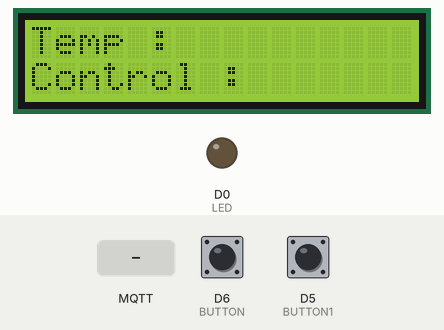
Recording of a sketch running on a simulated ESP8266 (NodeMCU). Parts: 16×2 character LCD, output pins drawn as LEDs (lit = HIGH). The test bench sets the inputs (shaded band); at power-on: D5 (BUTTON1) HIGH, D6 (BUTTON) HIGH. WiFi joins after 1.5 s; servers stay silent unless stated; no MQTT or app messages arrive unless stated; what the sketch prints to the serial monitor is not drawn.

Above: at 2.9 s.
3.0 s: MQTT message "ServerControl" arrives on the first subscribed topic
At 4.1 s:
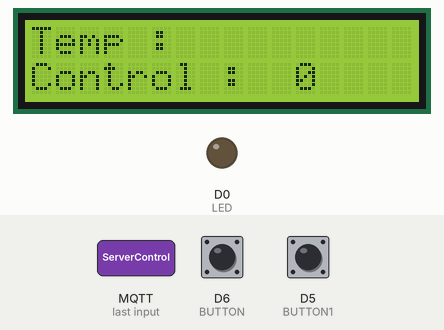
4.5 s: MQTT message "6000" arrives on the first subscribed topic
At 5.4 s:
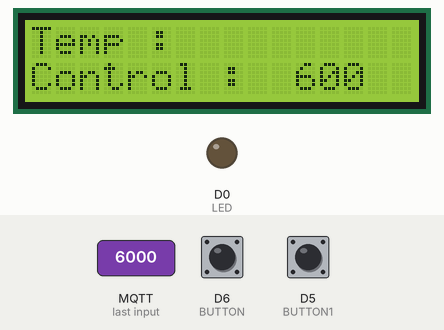
6.0 s: D5 (BUTTON1) pulsed LOW 5 times (0.12 s each, 0.3 s apart)
At 8.5 s:
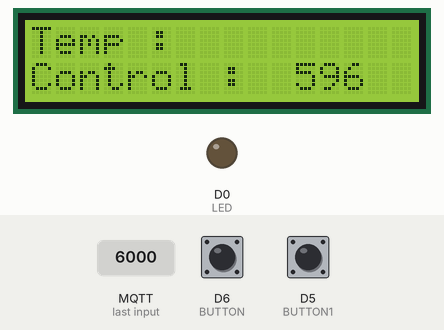
9.0 s: D5 (BUTTON1) pulled LOW for 0.15 s
At 10.0 s:
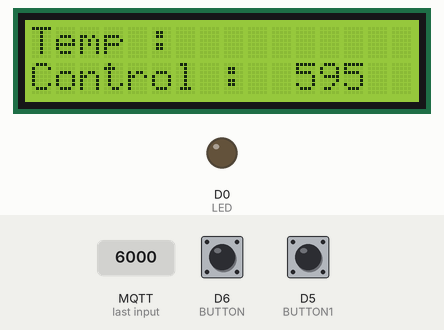
10.6 s: D5 (BUTTON1) pulled LOW for 1 s
At 11.1 s:
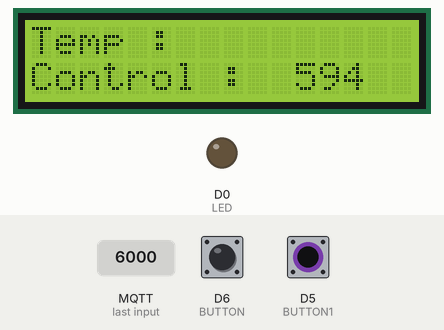
Timing chart, 0 to 13.6 s (numbered marks = the images above; inputs shaded):
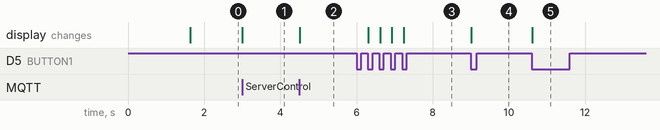

The sketch:

NodeMCU.ino
```cpp
#include <ESP8266WiFi.h>
//#include <Wire.h>
#include "PubSubClient.h"
#include <dht.h>
#include <LiquidCrystal_I2C.h>
#define LED D0
#define BUTTON D6  // button up
#define BUTTON1 D5  // button down
#define DHTPIN D3
#define readtime 500
dht DHT;

LiquidCrystal_I2C lcd(0x27, 16, 2);
/// LED : no need
/// BUTTON UP PIN :D6
/// BUTTON DOWN PIN :D5
/// SENSOR PIN :D3
/// SDA  D2
/// SDL  D1
WiFiClient wifiConnection;
PubSubClient mqttClient(wifiConnection);

int Time_counter = 0;
int buttonState = 0;
int button1State = 0;
int TEMPERATURE = 27;

enum { INIT, STATE_0, STATE_01, STATE_010 };

int signal_button;
int state = INIT;
int state1 = INIT;

char msg[100];

// wifi settings
const char *wifiSsid = "Raspberry Pi 3";
const char *wifiPassword = "bkumtce16";

// mqtt settings
const char *mqttHost = "192.168.1.4";
const int mqttPort = 1883;

void setup() {
  //  Wire.begin(D8, D7);
  pinMode(LED, OUTPUT);
  pinMode(BUTTON, INPUT);
  pinMode(BUTTON1, INPUT);
  pinMode(DHTPIN, INPUT);
  digitalWrite(BUTTON, LOW);
  digitalWrite(BUTTON1, LOW);
  // put your setup code here, to run once
  Serial.begin(115200);
  lcd.init();  // initialize the lcd
  lcd.backlight();  // open the backlight
  // print what the programme is connecting to
  Serial.print("Connecting to ");
  Serial.println(wifiSsid);

  // start the wifi library by connection to the wifi
  WiFi.begin(wifiSsid, wifiPassword);

  // while the wifi library is not fully connected
  while (WiFi.status() != WL_CONNECTED) {
    // print '.' every 0.5s
    delay(500);
    Serial.print(".");
  }

  // print that the wifi library is connected and the IP
  Serial.println("");
  Serial.println("WiFi connected");
  Serial.println("IP address: ");
  Serial.println(WiFi.localIP());

  // connect to the wifiConnection with mqtt
  mqttClient.setServer(mqttHost, mqttPort);

  // set the callback when the programme recieves a callback
  mqttClient.setCallback(callback);

  while (!mqttClient.connected()) {
    Serial.print("Attempting MQTT connection...");
    if (mqttClient.connect("device1")) {
      Serial.println("connected");
    } else {
      Serial.print("failed, rc=");
      Serial.print(mqttClient.state());
      Serial.println(" try again in one second");
      // Wait a second before retrying
      delay(1000);
    }
  }

  mqttClient.subscribe("ServerControl");
  lcd.print("Temp : ");
  lcd.setCursor(0, 1);
  lcd.print("Control : ");
  delay(100);
}

void loop() {
  while (!mqttClient.connected()) {
    Serial.print("Attempting MQTT connection...");
    if (mqttClient.connect("device1")) {
      Serial.println("connected");
    } else {
      Serial.print("failed, rc=");
      Serial.print(mqttClient.state());
      Serial.println(" try again in one second");
      // Wait a second before retrying
      delay(1000);
    }
  }

  switch (state) {
    case INIT:
      state = STATE_0;
      break;
    case STATE_0:
      signal_button = digitalRead(BUTTON);
      if (!signal_button) {
        buttonState = 0;
        state = STATE_01;
      }
      break;
    case STATE_01:
      signal_button = digitalRead(BUTTON);
      if (signal_button) state = STATE_010;
      break;
    case STATE_010:
      signal_button = digitalRead(BUTTON);
      if (!signal_button) {
        buttonState = 1;
        state = STATE_0;
      }
      break;
    default:
      state = INIT;
      break;
  }
  switch (state1) {
    case INIT:
      state1 = STATE_0;
      break;
    case STATE_0:
      signal_button = digitalRead(BUTTON1);
      if (!signal_button) {
        button1State = 0;
        state1 = STATE_01;
      }
      break;
    case STATE_01:
      signal_button = digitalRead(BUTTON1);
      if (signal_button) state1 = STATE_010;
      break;
    case STATE_010:
      signal_button = digitalRead(BUTTON1);
      if (!signal_button) {
        button1State = 1;
        state1 = STATE_0;
      }
      break;
    default:
      state1 = INIT;
      break;
  }

  Time_counter++;
  if (Time_counter == 6000) {
    Time_counter = 0;
    DHT.read11(DHTPIN);
    snprintf(msg, 75, "%d", (int)(DHT.temperature));
    Serial.print("Indoor Sensor: ");
    Serial.println(DHT.temperature);
    mqttClient.publish("IndoorSensor", msg);
    lcd.setCursor(8, 0);
    lcd.print(DHT.temperature);
  }

  if (buttonState) {
    Serial.print("User Control: ");
    if (TEMPERATURE < 37) TEMPERATURE++;
    Serial.println(TEMPERATURE);
    snprintf(msg, 75, "%d", TEMPERATURE);
    mqttClient.publish("UserControl", msg);
    lcd.setCursor(11, 1);
    lcd.print(TEMPERATURE);
  }

  if (button1State) {
    Serial.print("User Control: ");
    if (TEMPERATURE > 17) TEMPERATURE--;
    Serial.println(TEMPERATURE);
    snprintf(msg, 75, "%d", TEMPERATURE);
    mqttClient.publish("UserControl", msg);
    lcd.setCursor(11, 1);
    lcd.print(TEMPERATURE);
  }

  mqttClient.loop();
  delay(10);
}

void callback(char *topic, byte *payload, unsigned int length) {
  char message_buff[3];
  int i = 0;

  // for loop that loops through the playload array
  for (i = 0; i < length; i++) {
    message_buff[i] = payload[i];
  }

  message_buff[i] = *"\0";
  // Serial.println(String(message_buff));

  if (String(topic) == "ServerControl") {
    Serial.print("Server Control: ");
    TEMPERATURE = atoi(message_buff);
    Serial.println(TEMPERATURE);
    lcd.setCursor(11, 1);
    lcd.print(TEMPERATURE);
  }
}
```

Measured:
- after the input at 3.0 s, the display: changes at once (image 1)
- after the input at 4.5 s, the display: changes at once (image 2)
- after the input at 6.0 s, the display: first changes after 0.31 s (image 3 shows a later state)
- after the input at 9.0 s, the display: changes at once (image 4)
- after the input at 10.6 s, the display: changes at once (image 5)
